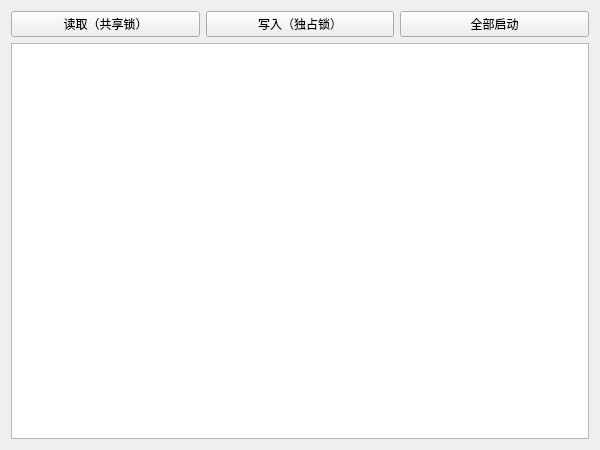
<?xml version="1.0" encoding="UTF-8"?>
<ui version="4.0">
 <class>Widget</class>
 <widget class="QWidget" name="Widget">
  <property name="geometry">
   <rect>
    <x>0</x>
    <y>0</y>
    <width>600</width>
    <height>450</height>
   </rect>
  </property>
  <property name="windowTitle">
   <string>读写锁（shared_mutex）Demo</string>
  </property>
  <layout class="QVBoxLayout" name="verticalLayout">
   <item>
    <layout class="QHBoxLayout" name="horizontalLayout">
     <item>
      <widget class="QPushButton" name="btnRead">
       <property name="text">
        <string>读取（共享锁）</string>
       </property>
      </widget>
     </item>
     <item>
      <widget class="QPushButton" name="btnWrite">
       <property name="text">
        <string>写入（独占锁）</string>
       </property>
      </widget>
     </item>
     <item>
      <widget class="QPushButton" name="btnAll">
       <property name="text">
        <string>全部启动</string>
       </property>
      </widget>
     </item>
    </layout>
   </item>
   <item>
    <widget class="QListWidget" name="listWidget"/>
   </item>
  </layout>
 </widget>
 <resources/>
 <connections/>
</ui>
